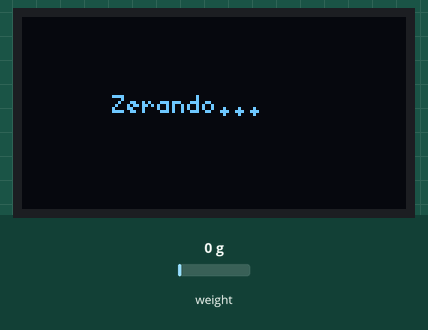
Recording of a sketch running on a simulated ESP32. On the bench: 128×64 one-colour display. The test bench sets the inputs (shaded band); at power-on: weight on the scale 0 g. WiFi joins after 1.5 s; servers stay silent unless stated; what the sketch prints to the serial monitor is not drawn.

Above: at 1.1 s.
At 11.6 s:
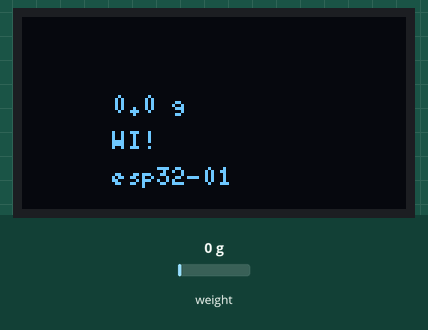
11.7 s: weight on the scale set to 100 g
At 12.9 s:
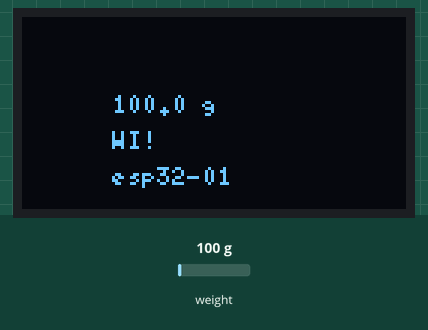
13.2 s: weight on the scale set to 362 g
At 13.7 s:
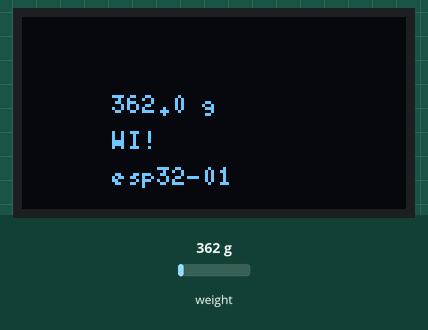
14.9 s: weight on the scale set to 425 g
At 15.7 s:
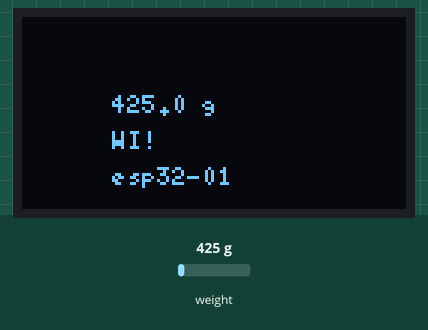
Timing chart, 0 to 17.9 s (numbered marks = the images above; inputs shaded):
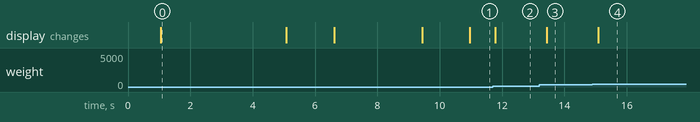

The sketch:

esp32.ino
```cpp
#include <HX711.h>
#include <U8g2lib.h>
#include <Wire.h>
#include <WiFi.h>
#include <HTTPClient.h>

// ─── HX711 pins ───
const int PIN_DOUT = 0;  // DT
const int PIN_SCK  = 1;  // SCK

// ─── Integrated OLED display (I2C on GPIO 5/6) ───
#define OLED_SDA 5
#define OLED_SCL 6

// Offset of the 72x40 display within the 128x64 buffer
const int xOffset = 30;
const int yOffset = 12;

// ─── Wi-Fi / API config ───
const char* WIFI_SSID = "S26 Ultra de Vitória";
const char* WIFI_PASSWORD = "vivivivi";
const char* API_URL = "http://10.214.5.252:4000/api/intake";
const char* DEVICE_ID = "esp32-01";

// ─── Calibration ───
const long CALIBRATION_FACTOR = 350;

// ─── Detection parameters ───
const float MIN_BOTTLE_WEIGHT = 400.0;
const float MIN_INTAKE_ML = 50.0;
const float STABLE_THRESHOLD = 2.0;
const int STABLE_CONFIRM = 6;
const int LIFT_CONFIRM = 3;
const int READ_INTERVAL_MS = 300;

HX711 scale;
U8G2_SSD1306_128X64_NONAME_F_HW_I2C u8g2(U8G2_R0, U8X8_PIN_NONE, OLED_SCL, OLED_SDA);

// ─── State machine ───
enum ScaleState { ON_SCALE, LIFTED, SETTLING };
ScaleState state = ON_SCALE;

float referenceWeight = 0.0;
float lastReading = 0.0;
int belowCount = 0;
int stableCount = 0;

void setup() {
  Serial.begin(115200);
  delay(1000);

  u8g2.begin();

  scale.begin(PIN_DOUT, PIN_SCK);
  scale.set_scale(CALIBRATION_FACTOR);

  Serial.println("[SETUP] Initializing scale...");
  showDisplay("Zerando...", "", "");
  delay(3000);
  scale.tare();
  Serial.println("[SETUP] Scale tared.");

  connectWifi();

  referenceWeight = scale.get_units(20);
  lastReading = referenceWeight;
  Serial.print("[SETUP] Initial reference: ");
  Serial.print(referenceWeight, 1);
  Serial.println(" g");

  showDisplay("Pronto!", "", "");
  delay(1000);
}

void loop() {
  float current = scale.get_units(5);

  Serial.print("[READ] ");
  Serial.print(current, 1);
  Serial.print(" g | State: ");
  Serial.println(stateName(state));

  char weightLine[16];
  snprintf(weightLine, sizeof(weightLine), "%.1f g", current);
  showDisplay(weightLine, "WI!", DEVICE_ID);

  switch (state) {

    case ON_SCALE:
      if (current < MIN_BOTTLE_WEIGHT) {
        belowCount++;
        if (belowCount >= LIFT_CONFIRM) {
          Serial.println("[EVENT] Bottle lifted off the scale.");
          state = LIFTED;
          belowCount = 0;
        }
      } else {
        belowCount = 0;
        referenceWeight = current;
      }
      break;

    case LIFTED:
      if (current >= MIN_BOTTLE_WEIGHT) {
        Serial.println("[EVENT] Bottle placed back, settling...");
        state = SETTLING;
        stableCount = 0;
        lastReading = current;
      }
      break;

    case SETTLING:
      if (abs(current - lastReading) <= STABLE_THRESHOLD) {
        stableCount++;
      } else {
        stableCount = 0;
      }
      lastReading = current;

      if (stableCount >= STABLE_CONFIRM) {
        float delta = referenceWeight - current;
        Serial.print("[SETTLED] New weight: ");
        Serial.print(current, 1);
        Serial.print(" g | Ref: ");
        Serial.print(referenceWeight, 1);
        Serial.print(" g | Diff: ");
        Serial.print(delta, 1);
        Serial.println(" g");

        if (delta > MIN_INTAKE_ML) {
          Serial.print("[INTAKE] ");
          Serial.print(delta, 1);
          Serial.println(" ml consumed");
          showDisplay("Registrado", weightLine, "enviando...");
          sendIntake(delta);
        } else {
          Serial.println("[SETTLED] No significant intake (refill or noise).");
        }

        referenceWeight = current;
        state = ON_SCALE;
      }
      break;
  }

  delay(READ_INTERVAL_MS);
}

const char* stateName(ScaleState s) {
  switch (s) {
    case ON_SCALE: return "ON_SCALE";
    case LIFTED:   return "LIFTED";
    case SETTLING: return "SETTLING";
  }
  return "";
}

// ─── Wi-Fi connection ───
void connectWifi() {
  Serial.print("[WIFI] Connecting to ");
  Serial.print(WIFI_SSID);
  showDisplay("WiFi...", "", "");

  WiFi.begin(WIFI_SSID, WIFI_PASSWORD);
  int attempts = 0;
  while (WiFi.status() != WL_CONNECTED && attempts < 30) {
    delay(500);
    Serial.print(".");
    attempts++;
  }

  if (WiFi.status() == WL_CONNECTED) {
    Serial.print("\n[WIFI] Connected. IP: ");
    Serial.println(WiFi.localIP());
    showDisplay("WiFi OK", "", "");
    delay(800);
  } else {
    Serial.println("\n[WIFI] Connection failed.");
    showDisplay("WiFi", "FALHOU", "");
    delay(1500);
  }
}

// ─── Send intake to API ───
void sendIntake(float ml) {
  if (WiFi.status() != WL_CONNECTED) {
    Serial.println("[HTTP] No Wi-Fi, reconnecting...");
    connectWifi();
  }

  HTTPClient http;
  http.begin(API_URL);
  http.addHeader("Content-Type", "application/json");
  http.addHeader("X-Device-Id", DEVICE_ID);

  char body[32];
  snprintf(body, sizeof(body), "{\"amount_ml\":%.1f}", ml);

  Serial.print("[HTTP] POST body: ");
  Serial.println(body);

  int statusCode = http.POST(body);

  if (statusCode > 0) {
    Serial.print("[HTTP] Status: ");
    Serial.println(statusCode);
    if (statusCode == 201) {
      Serial.println("[HTTP] Intake registered!");
      showDisplay("Enviado!", "", "");
    } else {
      Serial.print("[HTTP] Response: ");
      Serial.println(http.getString());
      showDisplay("Erro API", "", "");
    }
  } else {
    Serial.print("[HTTP] Error: ");
    Serial.println(http.errorToString(statusCode));
    showDisplay("Erro HTTP", "", "");
  }

  http.end();
  delay(1000);
}

void showDisplay(const char* line1, const char* line2, const char* line3) {
  u8g2.clearBuffer();
  u8g2.setFont(u8g2_font_5x8_tr);
  u8g2.drawStr(xOffset, yOffset + 20, line1);
  u8g2.drawStr(xOffset, yOffset + 32, line2);
  u8g2.drawStr(xOffset, yOffset + 44, line3);
  u8g2.sendBuffer();
}
```

Measured:
- after the input at 11.7 s, the display: changes after 0.09 s (image 2)
- after the input at 13.2 s, the display: changes after 0.24 s (image 3)
- after the input at 14.9 s, the display: changes after 0.19 s (image 4)
- what the display in image 0 shows lasts 4.0 s, from 1.1 s to 5.1 s
